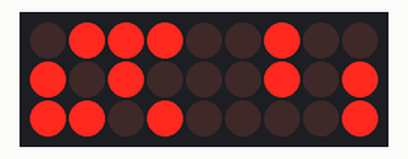
Simulated run of this sketch. Board: Arduino Uno, built with avr-gcc and run on an emulated ATmega328P. Parts: 9×3 LED matrix. Wiring (inferred from the names in the program): LED cube drawn one layer per row (orientation assumed): layers pin 2, pin 3, pin 4; columns pin 5, pin 6, pin 7, pin 8, pin 9, pin 10, pin 11, pin 12, pin 13.

Above: at 0.11 s.
At 2.53 s:
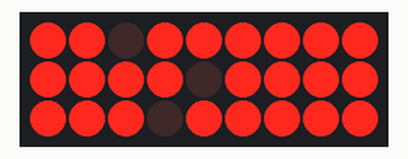
At 8.9 s:
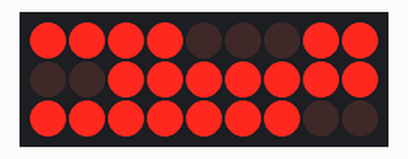
At 17.04 s:
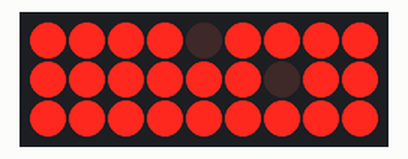
At 28.07 s:
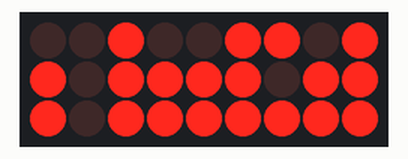
At 37.13 s:
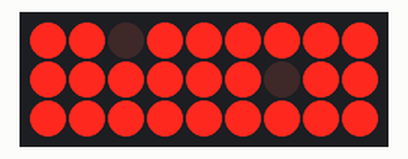

The sketch:

LED_Cube_Display.ino
```cpp
/*
Based on ledcube.c from Make: September 7, 2007 weekend podcast
http://blog.makezine.com/archive/2007/09/make_a_pocket_led_cube_we.html

Custom animation programmed by Mark Boszko, http://stationinthemetro.com
*/

#include <avr/pgmspace.h>        // allows use of PROGMEM to store patterns in flash

#define CUBESIZE 3
#define PLANESIZE CUBESIZE*CUBESIZE
#define PLANETIME 3333          // time each plane is displayed in us -> 100 Hz refresh
#define TIMECONST 20          // multiplies DisplayTime to get ms - why not =100?

// LED Pattern Table in PROGMEM - last column is display time in 100ms units
// TODO this could be a lot more compact but not with binary pattern representation
prog_uchar PROGMEM PatternTable[] = {
  // blink on and off
    B111, B111, B111, B111, B111, B111, B111, B111, B111, 5,
    B000, B000, B000, B000, B000, B000, B000, B000, B000, 1,
    B111, B111, B111, B111, B111, B111, B111, B111, B111, 5,
    B000, B000, B000, B000, B000, B000, B000, B000, B000, 1,
  // flash each LED in sequence:
  // Left->Right column, then Top->Bottom row, then Upper->Lower plane
    B100, B000, B000, B000, B000, B000, B000, B000, B000, 1,
    B010, B000, B000, B000, B000, B000, B000, B000, B000, 1,
    B001, B000, B000, B000, B000, B000, B000, B000, B000, 1,
    B000, B100, B000, B000, B000, B000, B000, B000, B000, 1,
    B000, B010, B000, B000, B000, B000, B000, B000, B000, 1,
    B000, B001, B000, B000, B000, B000, B000, B000, B000, 1,
    B000, B000, B100, B000, B000, B000, B000, B000, B000, 1,
    B000, B000, B010, B000, B000, B000, B000, B000, B000, 1,
    B000, B000, B001, B000, B000, B000, B000, B000, B000, 1,
    B000, B000, B000, B100, B000, B000, B000, B000, B000, 1,
    B000, B000, B000, B010, B000, B000, B000, B000, B000, 1,
    B000, B000, B000, B001, B000, B000, B000, B000, B000, 1,
    B000, B000, B000, B000, B100, B000, B000, B000, B000, 1,
    B000, B000, B000, B000, B010, B000, B000, B000, B000, 1,
    B000, B000, B000, B000, B001, B000, B000, B000, B000, 1,
    B000, B000, B000, B000, B000, B100, B000, B000, B000, 1,
    B000, B000, B000, B000, B000, B010, B000, B000, B000, 1,
    B000, B000, B000, B000, B000, B001, B000, B000, B000, 1,
    B000, B000, B000, B000, B000, B000, B100, B000, B000, 1,
    B000, B000, B000, B000, B000, B000, B010, B000, B000, 1,
    B000, B000, B000, B000, B000, B000, B001, B000, B000, 1,
    B000, B000, B000, B000, B000, B000, B000, B100, B000, 1,
    B000, B000, B000, B000, B000, B000, B000, B010, B000, 1,
    B000, B000, B000, B000, B000, B000, B000, B001, B000, 1,
    B000, B000, B000, B000, B000, B000, B000, B000, B100, 1,
    B000, B000, B000, B000, B000, B000, B000, B000, B010, 1,
    B000, B000, B000, B000, B000, B000, B000, B000, B001, 10,

  // Some little cube - big cube fun
    B000, B000, B000, B000, B011, B011, B000, B011, B011, 10,
    B111, B111, B111, B111, B111, B111, B111, B111, B111, 10,
    B000, B000, B000, B000, B011, B011, B000, B011, B011, 5,
    B000, B000, B000, B000, B000, B000, B000, B000, B001, 2,
    B000, B000, B000, B000, B011, B011, B000, B011, B011, 2,
    B111, B111, B111, B111, B111, B111, B111, B111, B111, 2,
    B000, B000, B000, B000, B011, B011, B000, B011, B011, 2,
    B000, B000, B000, B000, B000, B000, B000, B000, B001, 2,
    B000, B000, B000, B000, B011, B011, B000, B011, B011, 2,
    B111, B111, B111, B111, B111, B111, B111, B111, B111, 1,
    B000, B000, B000, B000, B011, B011, B000, B011, B011, 1,
    B000, B000, B000, B000, B000, B000, B000, B000, B001, 1,
    B000, B000, B000, B000, B011, B011, B000, B011, B011, 1,
    B111, B111, B111, B111, B111, B111, B111, B111, B111, 1,
    B110, B110, B000, B110, B110, B000, B000, B000, B000, 1,
    B100, B000, B000, B000, B000, B000, B000, B000, B000, 1,
    B110, B110, B000, B110, B110, B000, B000, B000, B000, 1,
    B111, B111, B111, B111, B111, B111, B111, B111, B111, 1,
    B000, B000, B000, B000, B011, B011, B000, B011, B011, 1,
    B000, B000, B000, B000, B000, B000, B000, B000, B001, 1,
    B000, B000, B000, B000, B011, B011, B000, B011, B011, 1,
    B111, B111, B111, B111, B111, B111, B111, B111, B111, 1,
    B110, B110, B000, B110, B110, B000, B000, B000, B000, 1,
    B100, B000, B000, B000, B000, B000, B000, B000, B000, 1,
    B110, B110, B000, B110, B110, B000, B000, B000, B000, 1,
    B111, B111, B111, B111, B111, B111, B111, B111, B111, 1,
    B000, B011, B011, B000, B011, B011, B000, B000, B000, 1,
    B000, B000, B001, B000, B000, B000, B000, B000, B000, 1,
    B000, B011, B011, B000, B011, B011, B000, B000, B000, 1,
    B111, B111, B111, B111, B111, B111, B111, B111, B111, 1,
    B000, B000, B000, B110, B110, B000, B110, B110, B000, 1,
    B000, B000, B000, B000, B000, B000, B100, B000, B000, 1,
    B000, B000, B000, B110, B110, B000, B110, B110, B000, 1,
    B111, B111, B111, B111, B111, B111, B111, B111, B111, 1,
    B000, B011, B011, B000, B011, B011, B000, B000, B000, 1,
    B000, B000, B001, B000, B000, B000, B000, B000, B000, 1,
    B000, B011, B011, B000, B011, B011, B000, B000, B000, 1,
    B111, B111, B111, B111, B111, B111, B111, B111, B111, 1,
    B000, B000, B000, B110, B110, B000, B110, B110, B000, 1,
    B000, B000, B000, B000, B000, B000, B100, B000, B000, 1,
    B000, B000, B000, B110, B110, B000, B110, B110, B000, 1,

  // Diagonal wipe, starting in the center
    B111, B111, B111, B111, B111, B111, B111, B111, B111, 5,
    B111, B111, B111, B111, B111, B111, B111, B101, B111, 1,
    B111, B111, B111, B111, B101, B111, B111, B101, B111, 1,
    B111, B111, B111, B111, B101, B111, B111, B100, B111, 1,
    B111, B101, B111, B111, B100, B111, B111, B100, B110, 1,
    B111, B101, B111, B111, B100, B111, B111, B100, B110, 1,
    B111, B011, B111, B111, B100, B110, B111, B100, B100, 1,
    B111, B100, B110, B111, B100, B100, B111, B100, B000, 1,
    B111, B100, B100, B111, B100, B000, B111, B000, B000, 1,
    B111, B100, B000, B111, B000, B000, B011, B000, B000, 1,
    B111, B000, B000, B011, B000, B000, B001, B001, B000, 1,

  // 2-LED wide diaginal stripe that orbits the cube
    B011, B000, B000, B001, B001, B000, B000, B001, B001, 1,
    B001, B001, B000, B000, B001, B001, B000, B000, B011, 1,
    B000, B001, B001, B000, B000, B011, B000, B000, B110, 1,
    B000, B000, B011, B000, B000, B110, B000, B100, B100, 1,
    B000, B000, B110, B000, B100, B100, B100, B100, B000, 1,
    B000, B100, B100, B100, B100, B000, B110, B000, B000, 1,
    B100, B100, B000, B110, B000, B000, B011, B000, B000, 1,
    B110, B000, B000, B011, B000, B000, B001, B001, B000, 1,

  // Now, with center flashies, for flavor
    B011, B000, B000, B001, B001, B000, B000, B011, B001, 1,
    B001, B001, B000, B000, B001, B001, B000, B000, B011, 1,
    B000, B001, B001, B000, B000, B011, B000, B010, B110, 1,
    B000, B000, B011, B000, B000, B110, B000, B100, B100, 1,
    B000, B000, B110, B000, B100, B100, B100, B110, B000, 1,
    B000, B100, B100, B100, B100, B000, B110, B000, B000, 1,
    B100, B100, B000, B110, B000, B000, B011, B010, B000, 1,
    B110, B000, B000, B011, B000, B000, B001, B001, B000, 1,
    B011, B000, B000, B001, B011, B000, B000, B001, B001, 1,
    B001, B001, B000, B000, B001, B001, B000, B000, B011, 1,
    B000, B001, B001, B000, B010, B011, B000, B000, B110, 1,
    B000, B000, B011, B000, B000, B110, B000, B100, B100, 1,
    B000, B000, B110, B000, B110, B100, B100, B100, B000, 1,
    B000, B100, B100, B100, B100, B000, B110, B000, B000, 1,
    B100, B100, B000, B110, B010, B000, B011, B000, B000, 1,
    B110, B000, B000, B011, B000, B000, B001, B001, B000, 1,
    B011, B010, B000, B001, B001, B000, B000, B001, B001, 1,
    B001, B001, B000, B000, B001, B001, B000, B000, B011, 1,
    B000, B011, B001, B000, B000, B011, B000, B000, B110, 1,
    B000, B000, B011, B000, B000, B110, B000, B100, B100, 1,
    B000, B010, B110, B000, B100, B100, B100, B100, B000, 1,
    B000, B100, B100, B100, B100, B000, B110, B000, B000, 1,
    B100, B110, B000, B110, B000, B000, B011, B000, B000, 1,
    B110, B000, B000, B011, B000, B000, B001, B001, B000, 1,

  // Wrapping up
    B001, B001, B000, B000, B001, B001, B000, B000, B001, 1,
    B001, B001, B000, B000, B001, B001, B000, B000, B001, 1,
    B000, B001, B001, B000, B000, B001, B000, B000, B001, 1,
    B000, B000, B001, B000, B000, B001, B000, B000, B001, 1,
    B000, B000, B000, B000, B000, B001, B000, B000, B001, 1,
    B000, B000, B000, B000, B000, B000, B000, B000, B001, 5,
    B000, B000, B000, B000, B000, B000, B000, B000, B000, 3,
    B000, B000, B000, B000, B000, B000, B000, B000, B001, 5,
    B000, B000, B000, B000, B000, B000, B000, B000, B000, 3,
    B000, B000, B000, B000, B000, B000, B000, B000, B001, 5,
    B000, B000, B000, B000, B000, B000, B000, B000, B000, 3,

  // this is a dummy element for end of table (duration=0)
    B000, B000, B000, B000, B000, B000, B000, B000, B000, 0
};

/*
** Defining pins in array makes it easier to rearrange how cube is wired
** Adjust numbers here until LEDs flash in order - L to R, T to B
** Note that analog inputs 0-5 are also digital outputs 14-19!
** Pin DigitalOut0 (serial RX) and AnalogIn5 are left open for future apps
*/

//int LEDPin[] = {16, 3, 1, 15, 4, 6, 14, 5, 7};
int LEDPin[] = {5, 6, 7, 8, 9, 10, 11, 12, 13};

//int PlanePin[] = {19, 18, 17};
int PlanePin[] = {2, 3, 4};

// initialization
void setup()
{
  int pin;      // loop counter
  // set up LED pins as output (active HIGH)
  for (pin=0; pin<PLANESIZE; pin++) {
    pinMode( LEDPin[pin], OUTPUT );
  }
  // set up plane pins as outputs (active LOW)
  for (pin=0; pin<CUBESIZE; pin++) {
    pinMode( PlanePin[pin], OUTPUT );
  }
}

// display pattern in table until DisplayTime is zero (then repeat)
void loop()
{
  // declare variables
  byte PatternBuf[ PLANESIZE ];      // saves current pattern from PatternTable
  int PatternIdx;
  byte DisplayTime;        // time*100ms to display pattern
  unsigned long EndTime;
  int plane;      // loop counter for cube refresh
  int patbufidx;   // indexes which byte from pattern buffer
  int ledrow;    // counts LEDs in refresh loop
  int ledcol;    // counts LEDs in refresh loop
  int ledpin;    // counts LEDs in refresh loop

  // Initialize PatternIdx to beginning of pattern table
  PatternIdx = 0;
  // loop over entries in pattern table - while DisplayTime>0
  do {
    // read pattern from PROGMEM and save in array
    memcpy_P( PatternBuf, PatternTable+PatternIdx, PLANESIZE );
    PatternIdx += PLANESIZE;
    // read DisplayTime from PROGMEM and increment index
    DisplayTime = pgm_read_byte_near( PatternTable + PatternIdx++ );
    // compute EndTime from current time (ms) and DisplayTime
    EndTime = millis() + ((unsigned long) DisplayTime) * TIMECONST;

    // loop while DisplayTime>0 and current time < EndTime
    while ( millis() < EndTime ) {
      patbufidx = 0;    // reset index counter to beginning of buffer
      // loop over planes
      for (plane=0; plane<CUBESIZE; plane++) {
        // turn previous plane off
        if (plane==0) {
          digitalWrite( PlanePin[CUBESIZE-1], HIGH );
        } else {
          digitalWrite( PlanePin[plane-1], HIGH );
        }

        // load current plane pattern data into ports
        ledpin = 0;
        for (ledrow=0; ledrow<CUBESIZE; ledrow++) {
          for (ledcol=0; ledcol<CUBESIZE; ledcol++) {
            digitalWrite( LEDPin[ledpin++], PatternBuf[patbufidx] & (1 << ledcol) );
          }
          patbufidx++;
        }

        // turn current plane on
        digitalWrite( PlanePin[plane], LOW );
        // delay PLANETIME us
        delayMicroseconds( PLANETIME );
      }    // for plane
    }    // while <EndTime
  } while (DisplayTime > 0);        // read patterns until time=0 which signals end
}
```
